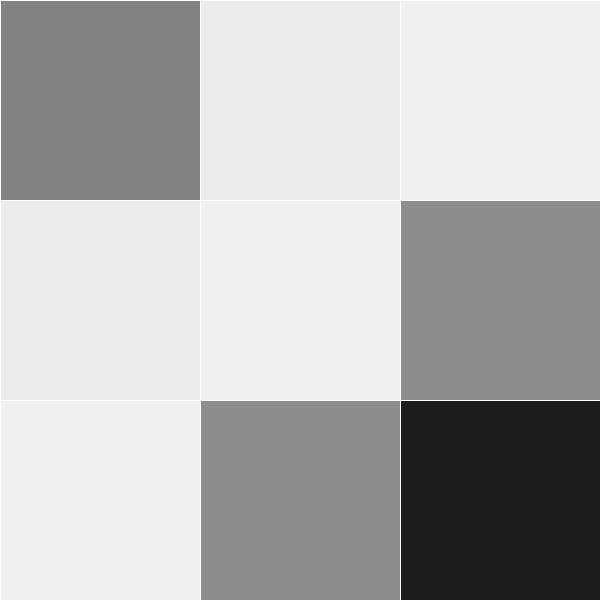
Frame 1 (no input)
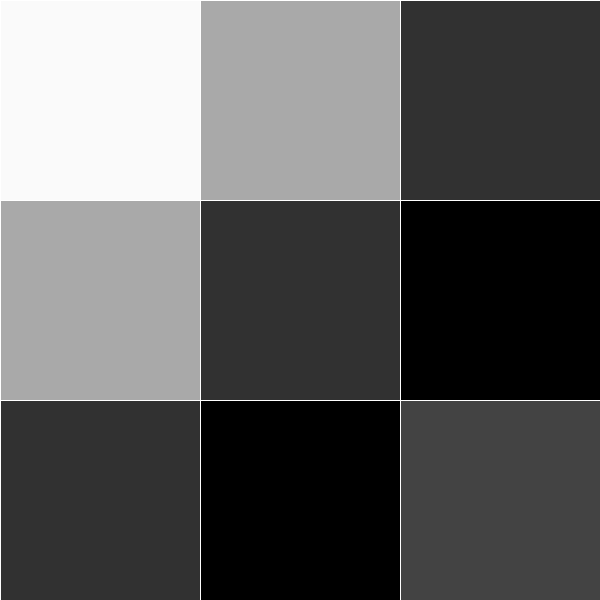
Frame 60 (the mouse pressed at the canvas centre just before this capture)
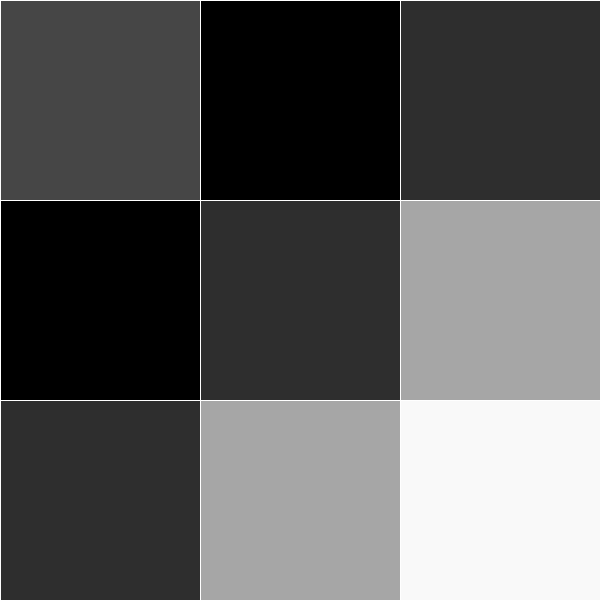
Frame 120 (the mouse held since frame 60 and released just before this capture)

The Processing sketch that drew these frames (run headless with seeded random() and noise(); from frame 60 on, the mouse is pressed at the canvas centre):

// Processing sketch: sketch_3by3_2d_array
// ── sketch_3by3_2d_array.pde
// 2D Array of objects
Cell[][] grid;

// Number of columns and rows in the grid
int cols = 3;
int rows = 3;

void setup() {
  size(600,600);
  grid = new Cell[cols][rows];
  for (int i = 0; i < cols; i++) {
    for (int j = 0; j < rows; j++) {
      // Initialize each object
      grid[i][j] = new Cell(i*200,j*200,200,200,i+j);
    }
  }
}

void draw() {
  background(0);
  // The counter variables i and j are also the column and row numbers and 
  // are used as arguments to the constructor for each object in the grid.  
  for (int i = 0; i < cols; i++) {
    for (int j = 0; j < rows; j++) {
      // Oscillate and display each object
      grid[i][j].oscillate();
      grid[i][j].display();
    }
  }
}

// A Cell object
class Cell {
  // A cell object knows about its location in the grid 
  // as well as its size with the variables x,y,w,h
  float x,y;   // x,y location
  float w,h;   // width and height
  float angle; // angle for oscillating brightness

  // Cell Constructor
  Cell(float tempX, float tempY, float tempW, float tempH, float tempAngle) {
    x = tempX;
    y = tempY;
    w = tempW;
    h = tempH;
    angle = tempAngle;
  } 
  
  // Oscillation means increase angle
  void oscillate() {
    angle += 0.03; 
  }

  void display() {
    stroke(255);
    // Color calculated using sine wave
    fill(127+127*sin(angle));
    rect(x,y,w,h); 
  }
}
